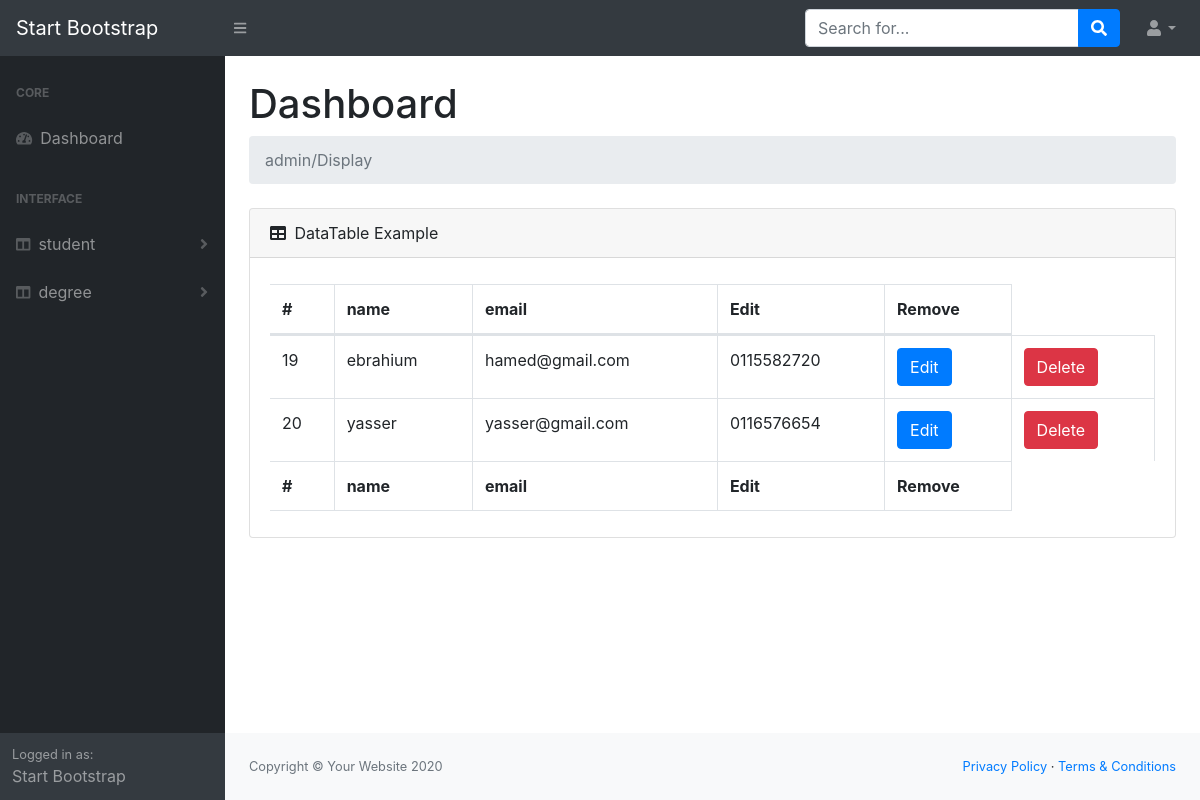
The page /schoolSystem/dashBoard/parent/index.php on the database its author committed.
### tables this page shows
CREATE TABLE `parent` (
  `ParentId` int(10) NOT NULL,
  `Name` text NOT NULL,
  `Email` text NOT NULL,
  `Password` text NOT NULL,
  `phone` varchar(14) NOT NULL,
  `Admin` int(10) NOT NULL
);

### schoolSystem/dashBoard/parent/index.php (the view, shortened to what this page needs)
<?php
require '../helpers/functions.php';
$sql = "select * from parent";
$op  = DoQuery($sql);
require '../layouts/header.php';
require '../layouts/nav.php';
require '../layouts/sidNav.php';
?>
<main>
    <div class="container-fluid">
        <h1 class="mt-4">Dashboard</h1>
        <ol class="breadcrumb mb-4">
           <?php
               Message('admin/Display');
           ?>
         </ol>
        <div class="card mb-4">
            <div class="card-header">
                <i class="fas fa-table mr-1"></i>
                DataTable Example
            </div>
            <div class="card-body">
                <div class="table-responsive">
                    <table class="table table-bordered" id="dataTable" width="100%" cellspacing="0">
                        <thead>
                            <tr>
                                <th>#</th>
                                <th>name</th>
                                <th>email</th>
                                <th>Edit</th>
                                <th>Remove</th>
                            </tr>
                        </thead>
                        <tfoot>
                        <tr>
                                <th>#</th>
                                <th>name</th>
                                <th>email</th>
                                <th>Edit</th>
                                <th>Remove</th>
                            </tr>
                        </tfoot>
                        <tbody>
                            <?php
                            while ($data = mysqli_fetch_assoc($op)) {
                            ?>
                                <tr>
                                    <td><?php echo $data['ParentId'] ?></td>
                                    <td><?php echo $data['Name'] ?></td>
                                    <td><?php echo $data['Email'] ?></td>
                                    <td><?php echo $data['phone'] ?></td>
                                    <td> <a href='edit.php?id=<?php echo $data['ParentId'];?>' class='btn btn-primary m-r-1em'>Edit</a> </td>
                                    <td> <a href='delete.php?id=<?php echo $data['ParentId']?>' class='btn btn-danger m-r-1em'>Delete</a> </td>
                                </tr>
                            <?php } ?>
                        </tbody>
                    </table>
                </div>
            </div>
        </div>
    </div>
</main>
<?php
require '../layouts/footer.php';
?>

### schoolSystem/dashBoard/layouts/header.php (shortened to what this page needs)
<!DOCTYPE html>
<html lang="en">
    <head>
        <link href="http://localhost/group14/schoolSystem/dashboard/resources/css/styles.css" rel="stylesheet" />
        <link href="https://cdn.datatables.net/1.10.20/css/dataTables.bootstrap4.min.css" rel="stylesheet" />
    </head>
    <body class="sb-nav-fixed">

### schoolSystem/dashBoard/layouts/nav.php (shortened to what this page needs)
<nav class="sb-topnav navbar navbar-expand navbar-dark bg-dark">
            <a class="navbar-brand" href="index.html">Start Bootstrap</a>
            <button class="btn btn-link btn-sm order-1 order-lg-0" id="sidebarToggle" href="#"><i class="fas fa-bars"></i></button>
            <form class="d-none d-md-inline-block form-inline ml-auto mr-0 mr-md-3 my-2 my-md-0">
                <div class="input-group">
                    <input class="form-control" type="text" placeholder="Search for..." aria-label="Search" aria-describedby="basic-addon2" />
                    <div class="input-group-append">
                        <button class="btn btn-primary" type="button"><i class="fas fa-search"></i></button>
                    </div>
                </div>
            </form>
            <ul class="navbar-nav ml-auto ml-md-0">
                <li class="nav-item dropdown">
                    <a class="nav-link dropdown-toggle" id="userDropdown" href="#" role="button" data-toggle="dropdown" aria-haspopup="true" aria-expanded="false"><i class="fas fa-user fa-fw"></i></a>
                </li>
            </ul>
        </nav>

### schoolSystem/dashBoard/layouts/sidNav.php (shortened to what this page needs)
<div id="layoutSidenav">
<div id="layoutSidenav_nav">
                <nav class="sb-sidenav accordion sb-sidenav-dark" id="sidenavAccordion">
                    <div class="sb-sidenav-menu">
                        <div class="nav">
                            <div class="sb-sidenav-menu-heading">Core</div>
                            <a class="nav-link" href="index.html">
                                <div class="sb-nav-link-icon"><i class="fas fa-tachometer-alt"></i></div>
                                Dashboard
                            </a>
                            <div class="sb-sidenav-menu-heading">Interface</div>
                           <?php
                              if(isset($_SESSION['userData'])){
                                  $modules = ["teacher","student","subject","parent"];
                              }
                              elseif(isset($_SESSION['superAdminData'])){
                                  $modules = ["admin"];
                              }
                              else{
                                $modules=["student","degree"];
                              }
                                foreach($modules as $key => $module){
                           ?>
                            <a class="nav-link collapsed" href="#" data-toggle="collapse" data-target="#collapseLayouts<?php echo $key;?>" aria-expanded="false" aria-controls="collapseLayouts">
                                <div class="sb-nav-link-icon"><i class="fas fa-columns"></i></div>
                              <?php echo $module;?>
                                <div class="sb-sidenav-collapse-arrow"><i class="fas fa-angle-down"></i></div>
                            </a>
                         <?php } ?>
                        </div>
                    </div>
                    <div class="sb-sidenav-footer">
                        <div class="small">Logged in as:</div>
                        Start Bootstrap
                    </div>
                </nav>
            </div>
            <div id="layoutSidenav_content">

### schoolSystem/dashBoard/helpers/functions.php (shortened to what this page needs)
<?php
function Message($message = null){
    if(isset($_SESSION['Message'])){
        foreach ($_SESSION['Message'] as $key => $value) {
         echo $key.' : '.$value.'<br>';
        }
         unset($_SESSION['Message']);
    }else{
         echo ' <li class="breadcrumb-item active">'.$message.'</li>';
    }
}
function DoQuery($query){
    $result = mysqli_query($GLOBALS['con'],$query);
    return $result;
}

### schoolSystem/dashBoard/layouts/footer.php (shortened to what this page needs)
        <footer class="py-4 bg-light mt-auto">
            <div class="container-fluid">
                <div class="d-flex align-items-center justify-content-between small">
                    <div class="text-muted">Copyright &copy; Your Website 2020</div>
                    <div>
                        <a href="#">Privacy Policy</a>
                        &middot;
                        <a href="#">Terms &amp; Conditions</a>
                    </div>
                </div>
            </div>
        </footer>
    </div>
</div>
</body>
</html>

### rows shown on the page
parent: ParentId "19", Name "ebrahium", Email "hamed@gmail.com", phone "0115582720"
parent: ParentId "20", Name "yasser", Email "yasser@gmail.com", phone "0116576654"

### other values the page prints
$module "student"
$module "degree"
$message "admin/Display"
